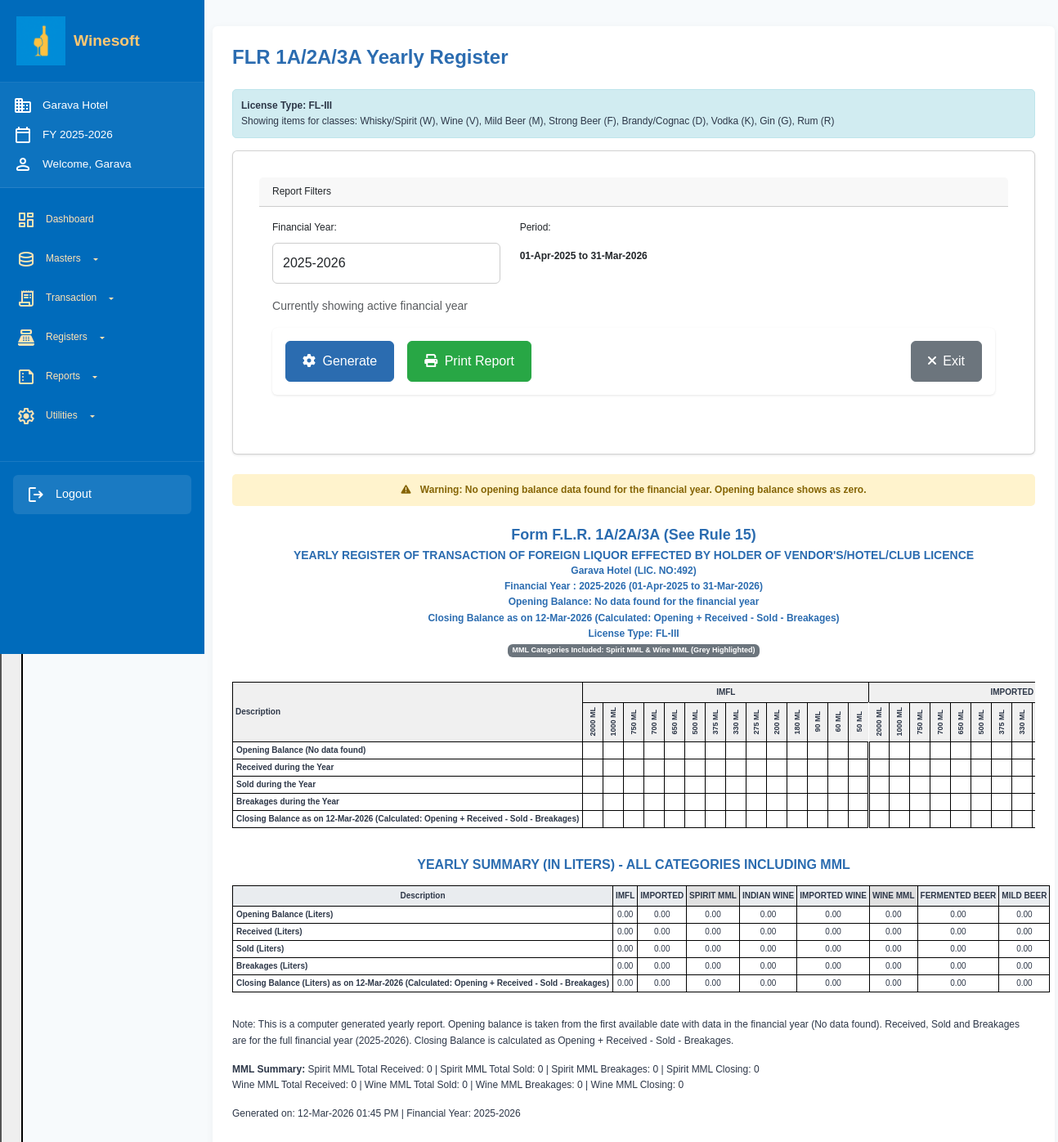
The page /public/Yearly_register.php (signed in) on the database its author committed.
### tables this page shows
CREATE TABLE `license_types` (
  `id` int(11) NOT NULL,
  `license_code` varchar(20) NOT NULL,
  `created_at` timestamp NOT NULL DEFAULT current_timestamp(),
  `updated_at` timestamp NOT NULL DEFAULT current_timestamp() ON UPDATE current_timestamp()
);

CREATE TABLE `tblfinyear` (
  `ID` int(11) NOT NULL,
  `START_DATE` datetime DEFAULT NULL,
  `END_DATE` datetime DEFAULT NULL,
  `ACTIVE` tinyint(1) NOT NULL
);

CREATE TABLE `tblcompany` (
  `CompID` int(11) NOT NULL,
  `COMP_NAME` varchar(50) NOT NULL,
  `CF_LINE` varchar(15) DEFAULT NULL,
  `CS_LINE` varchar(35) DEFAULT NULL,
  `FIN_YEAR` int(15) NOT NULL,
  `COMP_ADDR` varchar(100) DEFAULT NULL,
  `COMP_FLNO` varchar(12) DEFAULT NULL,
  `GST_NO` varchar(20) DEFAULT NULL,
  `MVAT_NO` varchar(20) DEFAULT NULL,
  `license_type_id` int(11) DEFAULT NULL,
  `License_Type` varchar(20) DEFAULT NULL,
  `CREATED_AT` timestamp NOT NULL DEFAULT current_timestamp(),
  `UPDATED_AT` timestamp NOT NULL DEFAULT current_timestamp() ON UPDATE current_timestamp(),
  `IMFLLimit` decimal(15,2) DEFAULT NULL,
  `BEERLimit` decimal(15,2) DEFAULT NULL,
  `CLLimit` decimal(15,2) DEFAULT NULL,
  `sales_tax_percent` decimal(5,2) DEFAULT 0.00,
  `cl_tax` decimal(10,2) DEFAULT 0.00,
  `imfl_tax` decimal(10,2) DEFAULT 0.00,
  `wine_tax` decimal(10,2) DEFAULT 0.00,
  `mid_beer_tax` decimal(10,2) DEFAULT 0.00,
  `strong_beer_tax` decimal(10,2) DEFAULT 0.00,
  `tcs_percent` decimal(5,2) DEFAULT 1.00,
  `surcharges_percent` decimal(5,2) DEFAULT 0.00,
  `educ_cess_percent` decimal(5,2) DEFAULT 0.00,
  `court_fees` decimal(10,2) DEFAULT 10.00,
  `check_negative_balance` tinyint(1) DEFAULT 0,
  `customer_sales` varchar(50) DEFAULT 'SHOP',
  `winesoft_path` varchar(255) DEFAULT 'C:\\Wines\\WINE0910\\A.DBF',
  `max_mls_per_bill` int(11) DEFAULT NULL,
  `d_printing_mode` varchar(20) DEFAULT 'Printer',
  `display_sub_heads` tinyint(1) DEFAULT 1,
  `stock_valuation_percent` decimal(5,2) DEFAULT 26.00,
  `flr5_spacing` tinyint(1) DEFAULT 0,
  `flr3a_spacing` tinyint(1) DEFAULT 0,
  `fender_godown` tinyint(1) DEFAULT 0,
  `number_of_counters` int(11) DEFAULT 1,
  `data_folder` varchar(50) DEFAULT 'DIAM2526',
  `weekly_off` varchar(20) DEFAULT 'None',
  `computer_type` varchar(20) DEFAULT 'Laptop',
  `winesoft_mode` varchar(50) DEFAULT 'Wine Shop'
);

### public/yearly_register.php (the view, shortened to what the rows shown need)
<?php
include_once "../config/db.php";
require_once 'license_functions.php';
$compID = $_SESSION['CompID'];
$license_type = getCompanyLicenseType($compID, $conn);
$fin_year_id = $_SESSION['FIN_YEAR_ID'];
$finYearQuery = "SELECT START_DATE, END_DATE FROM tblfinyear WHERE ID = ? AND ACTIVE = 1";
$finYearStmt = $conn->prepare($finYearQuery);
$finYearStmt->bind_param("i", $fin_year_id);
$finYearStmt->execute();
$finYearResult = $finYearStmt->get_result();
$finYearRow = $finYearResult->fetch_assoc();
$fin_start_date = date('Y-m-d', strtotime($finYearRow['START_DATE']));
$fin_end_date = date('Y-m-d', strtotime($finYearRow['END_DATE']));
$fin_year_display = date('Y', strtotime($fin_start_date)) . '-' . date('Y', strtotime($fin_end_date));
$current_date = date('Y-m-d');
$licenseNo = "";
$companyQuery = "SELECT COMP_NAME, COMP_FLNO FROM tblcompany WHERE CompID = ?";
$companyStmt = $conn->prepare($companyQuery);
if ($companyStmt) {
    $companyStmt->bind_param("i", $compID);
    $companyStmt->execute();
    $companyResult = $companyStmt->get_result();
    if ($row = $companyResult->fetch_assoc()) {
        $licenseNo = $row['COMP_FLNO'] ? $row['COMP_FLNO'] : '3';
    }
}
$main_display_categories = [
    'IMFL',
    'IMPORTED',
    'MML',
    'INDIAN WINE',
    'IMPORTED WINE',
    'WINE MML',
    'FERMENTED BEER',
    'MILD BEER'
];
$category_display_names = [
    'IMFL' => 'IMFL',
    'IMPORTED' => 'IMPORTED',
    'MML' => 'SPIRIT MML',
    'INDIAN WINE' => 'INDIAN WINE',
    'IMPORTED WINE' => 'IMPORTED WINE',
    'WINE MML' => 'WINE MML',
    'FERMENTED BEER' => 'FERMENTED BEER',
    'MILD BEER' => 'MILD BEER'
];
$spirit_sizes = [
    '2000 ML', '1000 ML', '750 ML', '700 ML', '650 ML', '500 ML',
    '375 ML', '330 ML', '275 ML', '200 ML', '180 ML', '90 ML', '60 ML', '50 ML'
];
$wine_sizes = [
    '1000 ML', '750 ML', '650 ML', '500 ML', '375 ML', '330 ML', '275 ML', '180 ML', '90 ML'
];
$beer_sizes = [
    '1000 ML', '750 ML', '650 ML', '500 ML', '375 ML', '330 ML', '275 ML', '250 ML'
];
$size_columns = [
    'IMFL' => $spirit_sizes,
    'IMPORTED' => $spirit_sizes,
    'MML' => $spirit_sizes,
    'INDIAN WINE' => $wine_sizes,
    'IMPORTED WINE' => $wine_sizes,
    'WINE MML' => $wine_sizes,
    'FERMENTED BEER' => $beer_sizes,
    'MILD BEER' => $beer_sizes
];
$main_yearly_data = [
    'opening' => [],
    'received' => [],
    'sold' => [],
    'closing' => [],
    'breakages' => []
];
foreach ($main_display_categories as $category) {
    $main_yearly_data['opening'][$category] = array_fill_keys($size_columns[$category], 0);
    $main_yearly_data['received'][$category] = array_fill_keys($size_columns[$category], 0);
    $main_yearly_data['sold'][$category] = array_fill_keys($size_columns[$category], 0);
    $main_yearly_data['closing'][$category] = array_fill_keys($size_columns[$category], 0);
    $main_yearly_data['breakages'][$category] = array_fill_keys($size_columns[$category], 0);
}
$opening_date_found = false;
$opening_date_description = "";
foreach ($main_display_categories as $category) {
    foreach ($size_columns[$category] as $size) {
        $opening = $main_yearly_data['opening'][$category][$size] ?? 0;
        $received = $main_yearly_data['received'][$category][$size] ?? 0;
        $sold = $main_yearly_data['sold'][$category][$size] ?? 0;
        $breakages = $main_yearly_data['breakages'][$category][$size] ?? 0;
        $calculated_closing = $opening + $received - $sold - $breakages;
        $main_yearly_data['closing'][$category][$size] = $calculated_closing;
    }
}
$closing_display_text = "as on " . date('d-M-Y', strtotime($current_date)) . " (Calculated: Opening + Received - Sold - Breakages)";
?>
<!DOCTYPE html>
<html lang="en">
<head>
  <link href="https://cdn.jsdelivr.net/npm/bootstrap@5.3.0/dist/css/bootstrap.min.css" rel="stylesheet">
  <link rel="stylesheet" href="https://cdnjs.cloudflare.com/ajax/libs/font-awesome/6.0.0/css/all.min.css">
</head>
<body>
<div class="dashboard-container">
  <?php include 'components/navbar.php'; ?>
  <div class="main-content">
    <?php include 'components/header.php'; ?>
    <div class="content-area">
      <div class="license-info no-print">
          <strong>License Type: <?= htmlspecialchars($license_type) ?></strong>
          <p class="mb-0">Showing items for classes:
              <?php
              if (!empty($available_classes)) {
                  $class_names = [];
                  foreach ($available_classes as $class) {
                      if (is_array($class) && isset($class['DESC']) && isset($class['SGROUP'])) {
                          $class_names[] = $class['DESC'] . ' (' . $class['SGROUP'] . ')';
                      }
                  }
                  echo implode(', ', $class_names);
              } else {
                  echo 'No classes available for your license type';
              }
              ?>
          </p>
      </div>
      <div class="card filter-card mb-4 no-print">
        <div class="card-body">
          <form method="GET" class="report-filters" id="reportForm">
            <div class="row mb-3">
              <div class="col-md-4">
                <label class="form-label">Financial Year:</label>
                <select name="fin_year" class="form-control" id="finYearSelect">
                  <option value="<?= $fin_year_id ?>" selected><?= $fin_year_display ?></option>
                </select>
                <small class="text-muted">Currently showing active financial year</small>
              </div>
              <div class="col-md-4">
                <div class="form-control-plaintext">
                  <strong><?= date('d-M-Y', strtotime($fin_start_date)) ?> to <?= date('d-M-Y', strtotime($fin_end_date)) ?></strong>
                </div>
              </div>
            </div>
          </form>
        </div>
      </div>
      <div class="print-section">
        <div class="company-header">
          <h1>Form F.L.R. 1A/2A/3A (See Rule 15)</h1>
          <h5>YEARLY REGISTER OF TRANSACTION OF FOREIGN LIQUOR EFFECTED BY HOLDER OF VENDOR'S/HOTEL/CLUB LICENCE</h5>
          <h6><?= htmlspecialchars($companyName) ?> (LIC. NO:<?= htmlspecialchars($licenseNo) ?>)</h6>
          <h6>Financial Year : <?= $fin_year_display ?> (<?= date('d-M-Y', strtotime($fin_start_date)) ?> to <?= date('d-M-Y', strtotime($fin_end_date)) ?>)</h6>
          <?php if ($opening_date_found): ?>
          <h6>Opening Balance taken from: <?= $opening_date_description ?> (First available date with data)</h6>
          <?php else: ?>
          <h6>Opening Balance: No data found for the financial year</h6>
          <?php endif; ?>
          <h6>Closing Balance <?= $closing_display_text ?></h6>
          <h6>License Type: <?= htmlspecialchars($license_type) ?></h6>
          <h6><span class="badge bg-secondary">MML Categories Included: Spirit MML & Wine MML (Grey Highlighted)</span></h6>
        </div>
        <div class="table-responsive">
          <table class="report-table" id="flr-yearly-table">
            <thead>
              <tr>
                <th rowspan="2" class="description-col">Description</th>
                <?php foreach ($main_display_categories as $category): ?>
                  <th colspan="<?= count($size_columns[$category]) ?>" class="category-header <?= in_array($category, ['MML', 'WINE MML']) ? 'mml-highlight' : '' ?>"><?= $category_display_names[$category] ?></th>
                <?php endforeach; ?>
              </tr>
              <tr>
                <?php foreach ($main_display_categories as $cat_index => $category): ?>
                  <?php
                  $sizes = $size_columns[$category];
                  $last_index = count($sizes) - 1;
                  foreach ($sizes as $size_index => $size):
                  ?>
                    <th class="size-col vertical-text <?= ($size_index == $last_index && $cat_index < count($main_display_categories) - 1) ? 'double-line-right' : '' ?> <?= in_array($category, ['MML', 'WINE MML']) ? 'mml-highlight' : '' ?>"><?= $size ?></th>
                  <?php endforeach; ?>
                <?php endforeach; ?>
              </tr>
            </thead>
          </table>
        </div>
        <div class="summary-table">
          <table class="report-table">
            <thead>
              <tr>
                <th>Description</th>
                <?php foreach ($main_display_categories as $category): ?>
                  <th <?= in_array($category, ['MML', 'WINE MML']) ? 'class="mml-highlight"' : '' ?>><?= $category_display_names[$category] ?></th>
                <?php endforeach; ?>
              </tr>
            </thead>
          </table>
        </div>
        <div class="footer-info">
          <p>Note: This is a computer generated yearly report. Opening balance is taken from the first available date with data in the financial year (<?= $opening_date_found ? $opening_date_description : 'No data found' ?>). Received, Sold and Breakages are for the full financial year (<?= $fin_year_display ?>). Closing Balance is calculated as Opening + Received - Sold - Breakages.</p>
          <p><strong>MML Summary:</strong> Spirit MML Total Received: <?= array_sum($main_yearly_data['received']['MML'] ?? []) ?> |
             Spirit MML Total Sold: <?= array_sum($main_yearly_data['sold']['MML'] ?? []) ?> |
             Spirit MML Breakages: <?= array_sum($main_yearly_data['breakages']['MML'] ?? []) ?> |
             Spirit MML Closing: <?= array_sum($main_yearly_data['closing']['MML'] ?? []) ?><br>
             Wine MML Total Received: <?= array_sum($main_yearly_data['received']['WINE MML'] ?? []) ?> |
             Wine MML Total Sold: <?= array_sum($main_yearly_data['sold']['WINE MML'] ?? []) ?> |
             Wine MML Breakages: <?= array_sum($main_yearly_data['breakages']['WINE MML'] ?? []) ?> |
             Wine MML Closing: <?= array_sum($main_yearly_data['closing']['WINE MML'] ?? []) ?>
          </p>
          <p>Generated on: <?= date('d-M-Y h:i A') ?> | Financial Year: <?= $fin_year_display ?></p>
        </div>
      </div>
    </div>
  </div>
</div>
</body>
</html>

### rows shown on the page
license_types: license_code "FL-III"
tblfinyear: fin_year "2025-2026", START_DATE "01-Apr-2025", END_DATE "31-Mar-2026", fin_year_display "2025-2026"
tblcompany: COMP_FLNO "492"

### other values the page prints
$companyName "Garava Hotel"
$financialYear "2025-2026"
$username "Garava"
implode(', ', $class_names) "Whisky/Spirit (W), Wine (V), Mild Beer (M), Strong Beer (F), Brandy/Cognac (D), Vodka (K), Gin (G), Rum (R)"
$closing_display_text "as on 12-Mar-2026 (Calculated: Opening + Received - Sold - Breakages)"
$category_display_names[$category] "IMFL"
$category_display_names[$category] "IMPORTED"
$size "2000 ML"
$size "1000 ML"
$size "750 ML"
$size "700 ML"
$size "650 ML"
$size "500 ML"
$size "375 ML"
$size "330 ML"
